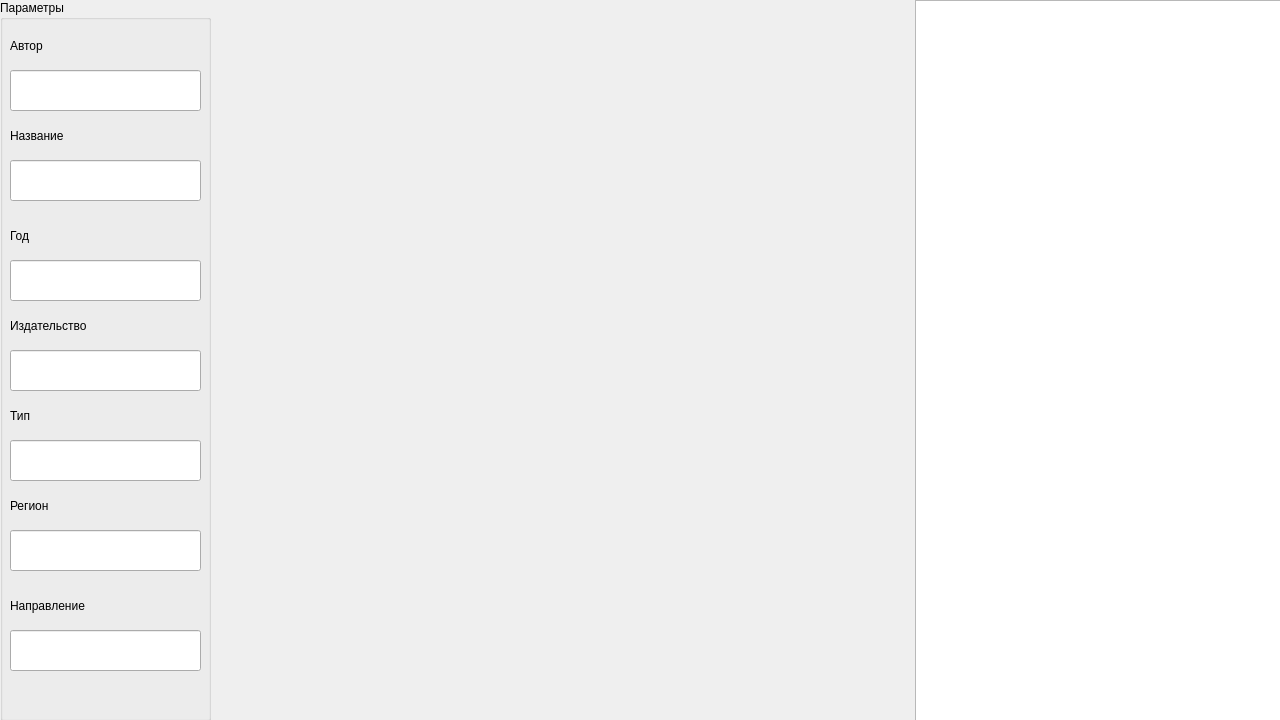
<?xml version="1.0" encoding="UTF-8"?>
<ui version="4.0">
 <class>MainWindow</class>
 <widget class="QMainWindow" name="MainWindow">
  <property name="geometry">
   <rect>
    <x>0</x>
    <y>0</y>
    <width>1280</width>
    <height>720</height>
   </rect>
  </property>
  <property name="windowTitle">
   <string>AnalysisTool</string>
  </property>
  <property name="animated">
   <bool>false</bool>
  </property>
  <widget class="QWidget" name="centralwidget">
   <widget class="QGroupBox" name="entryBox">
    <property name="geometry">
     <rect>
      <x>0</x>
      <y>0</y>
      <width>211</width>
      <height>721</height>
     </rect>
    </property>
    <property name="title">
     <string>Параметры</string>
    </property>
    <widget class="QLabel" name="label">
     <property name="geometry">
      <rect>
       <x>10</x>
       <y>30</y>
       <width>181</width>
       <height>31</height>
      </rect>
     </property>
     <property name="text">
      <string>Автор</string>
     </property>
    </widget>
    <widget class="QLineEdit" name="lineEdit">
     <property name="geometry">
      <rect>
       <x>10</x>
       <y>70</y>
       <width>191</width>
       <height>41</height>
      </rect>
     </property>
    </widget>
    <widget class="QLabel" name="label_2">
     <property name="geometry">
      <rect>
       <x>10</x>
       <y>120</y>
       <width>181</width>
       <height>31</height>
      </rect>
     </property>
     <property name="text">
      <string>Название</string>
     </property>
    </widget>
    <widget class="QLineEdit" name="lineEdit_2">
     <property name="geometry">
      <rect>
       <x>10</x>
       <y>160</y>
       <width>191</width>
       <height>41</height>
      </rect>
     </property>
    </widget>
    <widget class="QLabel" name="label_3">
     <property name="geometry">
      <rect>
       <x>10</x>
       <y>220</y>
       <width>181</width>
       <height>31</height>
      </rect>
     </property>
     <property name="text">
      <string>Год</string>
     </property>
    </widget>
    <widget class="QLineEdit" name="lineEdit_3">
     <property name="geometry">
      <rect>
       <x>10</x>
       <y>260</y>
       <width>191</width>
       <height>41</height>
      </rect>
     </property>
    </widget>
    <widget class="QLabel" name="label_4">
     <property name="geometry">
      <rect>
       <x>10</x>
       <y>310</y>
       <width>181</width>
       <height>31</height>
      </rect>
     </property>
     <property name="text">
      <string>Издательство</string>
     </property>
    </widget>
    <widget class="QLineEdit" name="lineEdit_4">
     <property name="geometry">
      <rect>
       <x>10</x>
       <y>350</y>
       <width>191</width>
       <height>41</height>
      </rect>
     </property>
    </widget>
    <widget class="QLabel" name="label_5">
     <property name="geometry">
      <rect>
       <x>10</x>
       <y>400</y>
       <width>181</width>
       <height>31</height>
      </rect>
     </property>
     <property name="text">
      <string>Тип</string>
     </property>
    </widget>
    <widget class="QLineEdit" name="lineEdit_5">
     <property name="geometry">
      <rect>
       <x>10</x>
       <y>440</y>
       <width>191</width>
       <height>41</height>
      </rect>
     </property>
    </widget>
    <widget class="QLabel" name="label_6">
     <property name="geometry">
      <rect>
       <x>10</x>
       <y>490</y>
       <width>181</width>
       <height>31</height>
      </rect>
     </property>
     <property name="text">
      <string>Регион</string>
     </property>
    </widget>
    <widget class="QLineEdit" name="lineEdit_6">
     <property name="geometry">
      <rect>
       <x>10</x>
       <y>530</y>
       <width>191</width>
       <height>41</height>
      </rect>
     </property>
    </widget>
    <widget class="QLabel" name="label_7">
     <property name="geometry">
      <rect>
       <x>10</x>
       <y>590</y>
       <width>181</width>
       <height>31</height>
      </rect>
     </property>
     <property name="text">
      <string>Направление</string>
     </property>
    </widget>
    <widget class="QLineEdit" name="lineEdit_7">
     <property name="geometry">
      <rect>
       <x>10</x>
       <y>630</y>
       <width>191</width>
       <height>41</height>
      </rect>
     </property>
    </widget>
   </widget>
   <widget class="QTableWidget" name="tableWidget">
    <property name="geometry">
     <rect>
      <x>915</x>
      <y>0</y>
      <width>371</width>
      <height>741</height>
     </rect>
    </property>
   </widget>
  </widget>
 </widget>
 <resources/>
 <connections/>
</ui>
